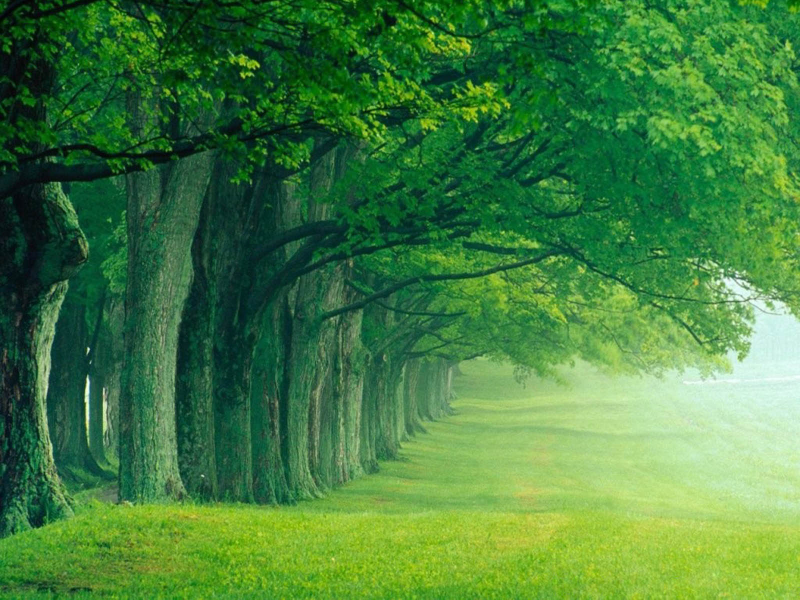
#> input picture Task 1(Color Identification)/sample_image.jpg, 1600 x 1200 px (shown at 1/2 size)
$ python main.py
#> lines starting #> are read from the running program, lines starting #| are printed output that depends on the picture
from sklearn.cluster import KMeans
import matplotlib.pyplot as plt
import numpy as np
import cv2
from skimage.color import rgb2lab, deltaE_cie76
from collections import Counter
import os

def RGB2HEX(color):
    return "#{:02x}{:02x}{:02x}".format(int(color[0]), int(color[1]), int(color[2]))

def get_image(image_path):
#> called with image_path = 'sample_image.jpg'
    image = cv2.imread(image_path)
#> image is the input picture: shape (1200, 1600, 3); mean B, G, R 62.8, 127.5, 68.3
    image = cv2.cvtColor(image, cv2.COLOR_BGR2RGB)
    return image

def get_colors(image,number_of_colors,show_chart):
#> called with number_of_colors = 8, show_chart = True
    modified_image = cv2.resize(image, (600, 400), interpolation = cv2.INTER_AREA)
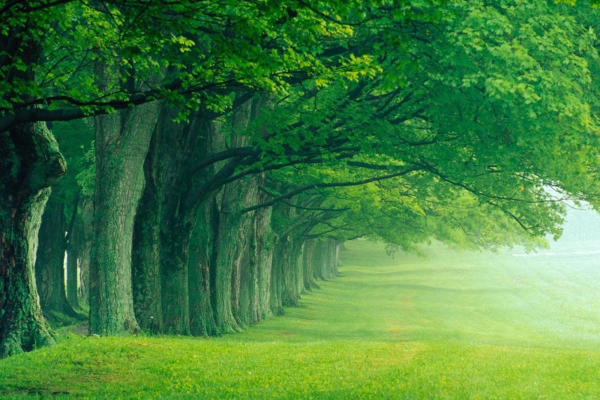
#> modified_image: shape (400, 600, 3); mean R, G, B 68.3, 127.5, 62.8
    modified_image = modified_image.reshape(modified_image.shape[0]*modified_image.shape[1], 3)
    clf = KMeans(n_clusters = number_of_colors)
    labels = clf.fit_predict(modified_image)
    counts = Counter(labels)
#> counts = {4: 43323, 7: 61015, 0: 39937, 6: 23221, 2: 20368, 5: 22632, 1: 17547, 3: 11957}
    center_colors = clf.cluster_centers_
    ordered_colors = [center_colors[i] for i in counts.keys()]
#> ordered_colors = [[8.07, 49.72, 30.42], [17.73, 92.95, 44.01], [51.4, 122.2, 62.8], [85.25, 155.6, 46.71], [111.6, 167.2, 90.49], [144.3, 191.7, 53.13], [169.3, 209.4, 118.7], [201.1, 237.1, 194.9]]
    hex_colors = [RGB2HEX(ordered_colors[i]) for i in counts.keys()]
#> hex_colors = ['#6fa75a', '#c9edc2', '#08311e', '#a9d176', '#337a3e', '#90bf35', '#115c2c', '#559b2e']
    rgb_colors = [ordered_colors[i] for i in counts.keys()]
#> rgb_colors = [[111.6, 167.2, 90.49], [201.1, 237.1, 194.9], [8.07, 49.72, 30.42], [169.3, 209.4, 118.7], [51.4, 122.2, 62.8], [144.3, 191.7, 53.13], [17.73, 92.95, 44.01], [85.25, 155.6, 46.71]]
    if (show_chart):
        plt.figure(figsize = (8, 6))
        plt.pie(counts.values(), labels = hex_colors, colors = hex_colors)
        return rgb_colors

get_colors(get_image('sample_image.jpg'), 8, True)
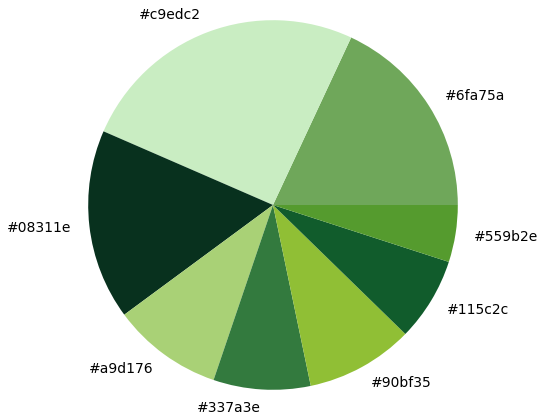
#> figure drawn by matplotlib, 1 panel
